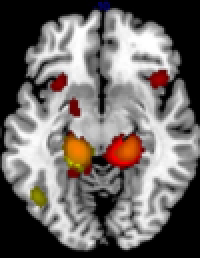
%> input picture Segmentation/meta.png, 100 x 129 px (shown 2 times larger)
$ octave test_graythresh.m   (GNU Octave 9; MATLAB toolbox functions it lacks are replaced by stand-ins)
%> lines starting %> are read from the running program, lines starting %| are printed output that depends on the picture; in (x1, y1, x2, y2) boxes, pixels count from 0 and x2, y2 are one past the last pixel; in counts of white or black regions, pixels touching at a corner belong together; the program's own positions count from 1
clear;
I = imread('meta.png');
%> I is the input picture: size 129x100x3 uint8; mean R, G, B 110.6, 104.9, 102.2
cform = makecform('srgb2lab');
I_lab = applycform(I,cform);
%> I_lab: size 129x100x3 uint8; mean of channels 1, 2, 3 111.2, 130.2, 130.6
I_a = I_lab(:,:,2);
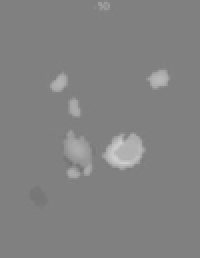
%> I_a: size 129x100 uint8 (shown 2 times larger); min 113, max 206, mean 130.2
figure,imhist(I_a);
%> after `imhist(I_a)`:
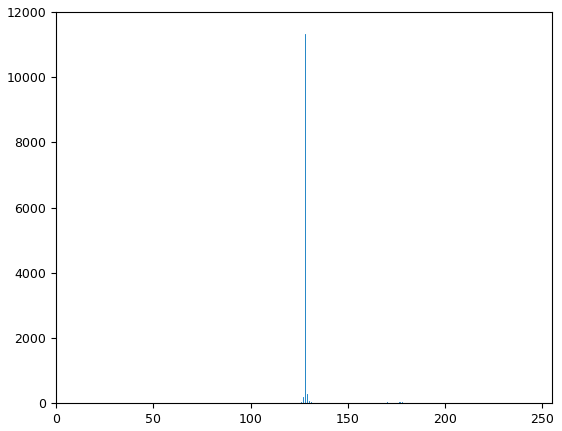
%> figure redrawn from the program's plot data; highest point at x = 128, y = 11322
I_b = I_lab(:,:,3);
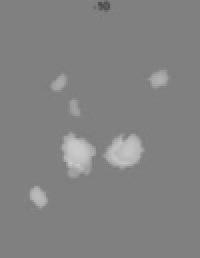
%> I_b: size 129x100 uint8 (shown 2 times larger); min 78, max 204, mean 130.6
figure(),imshow(I_b)
levela = graythresh(I_a);
%> levela = 0.584
levelb = graythresh(I_b);
%> levelb = 0.596
BWa = im2bw(I_a, levela);
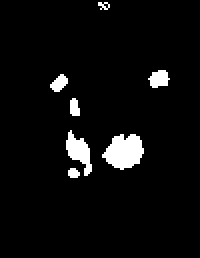
%> BWa: size 129x100 logical (shown 2 times larger); 4.7% white; 7 white regions (1 under 20 px), largest, box (x1, y1, x2, y2) and area: (51, 67, 72, 85) 262, (33, 65, 46, 88) 148, (74, 35, 85, 44) 70, (25, 37, 34, 46) 50, (35, 49, 40, 58) 37, (34, 84, 40, 89) 24
BWb = im2bw(I_b, levelb);
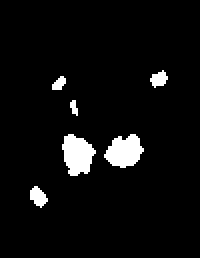
%> BWb: size 129x100 logical (shown 2 times larger); 5% white; 6 white regions, box (x1, y1, x2, y2) and area: (31, 67, 48, 88) 246, (52, 67, 72, 84) 230, (15, 93, 24, 104) 62, (75, 35, 84, 44) 51, (26, 38, 33, 45) 33, (35, 50, 39, 58) 21
figure(),imshow(BWa,[]);
figure(),imshow(BWb,[]);
figure,imshow(BWa+BWb,[])
%> after `imshow(BWa+BWb,[])`:
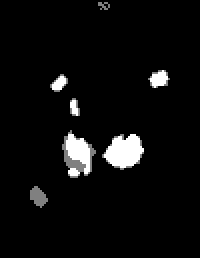
%> displayed picture: size 129x100, on the screen's scale of 0 to 255 (shown 2 times larger); min 0, max 255, mean 12.3

$ run again, with Segmentation/002.PNG copied over Segmentation/meta.png
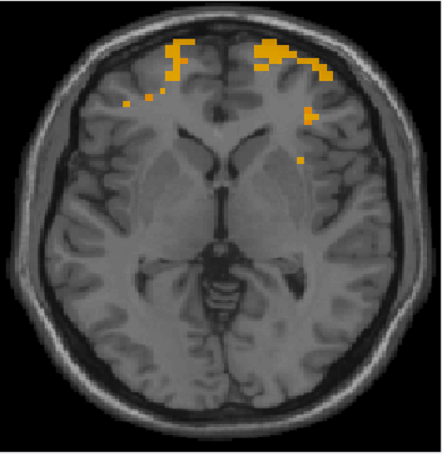
%> input picture Segmentation/002.PNG, 442 x 454 px
%> I is the input picture: size 454x442x3 uint8; mean R, G, B 65.6, 65, 63.4
%> I_lab: size 454x442x3 uint8; mean of channels 1, 2, 3 69.6, 128.2, 128.8
%> `I_b = I_lab(:,:,3);`:
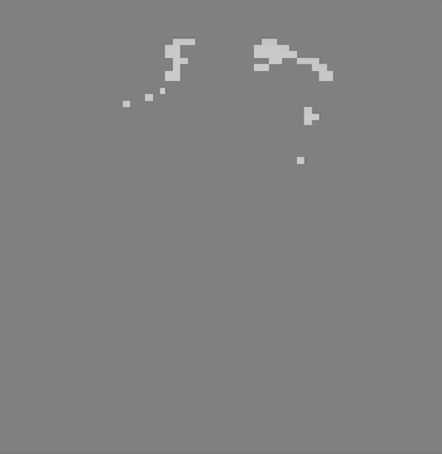
%> I_b: size 454x442 uint8; min 116, max 205, mean 128.8
%> levela = 0.527
%> levelb = 0.651
%> `BWa = im2bw(I_a, levela);`:
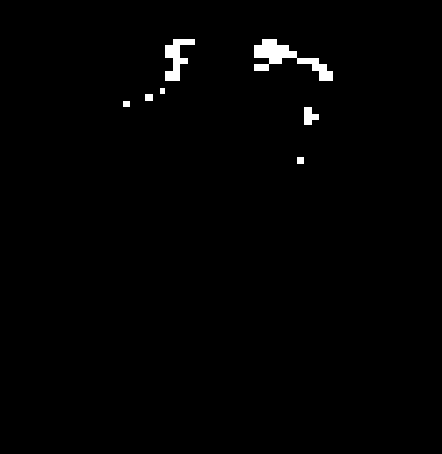
%> BWa: size 454x442 logical; 1.1% white; 7 white regions, largest, box (x1, y1, x2, y2) and area: (254, 39, 333, 81) 1161, (165, 39, 195, 81) 616, (304, 107, 319, 125) 186
